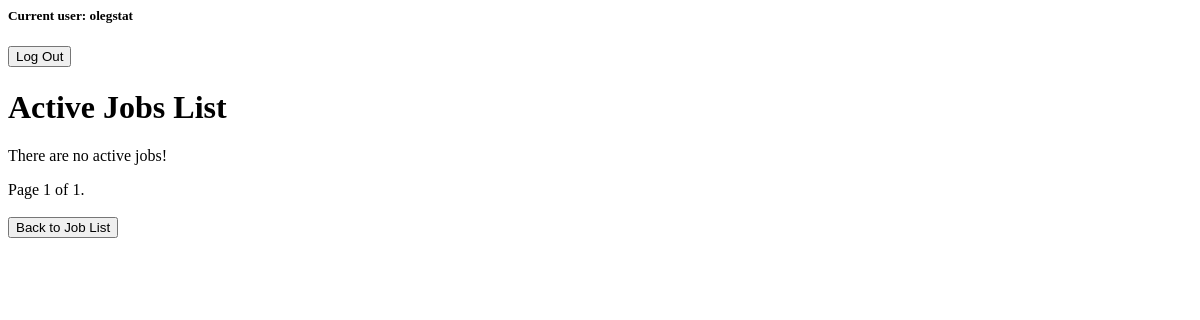
Before: /active-jobs/ (signed in) with the older database file.
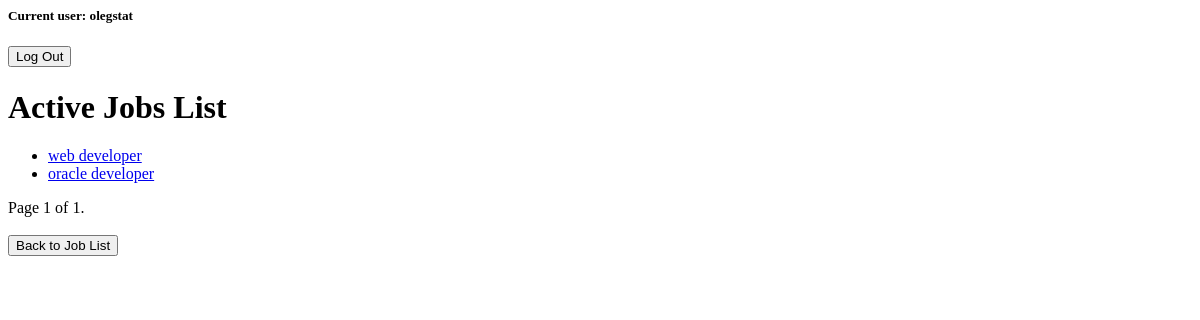
After: the same page with the newer database file.
### job_list/models.py (models this page shows, shortened)
class JobPost(models.Model):
    title = models.CharField(max_length=255)
    job_description = models.TextField()
    date = models.DateField(auto_now=True)
    due_date = models.DateField(auto_now=False)

### job_list/views.py (the view)
# urls.py: path('active-jobs/', views.active_jobs, name='active-jobs'),
def active_jobs(request):
    active_job_list = JobPost.objects.filter(due_date__gte = datetime.now())
    paginator = Paginator(active_job_list, 4)
    page = request.GET.get('page')
    active_jobs = paginator.get_page(page)
    return render(request, 'active_jobs.html', {'active_jobs': active_jobs})

### job_list/templates/active_jobs.html (shortened to what this page needs)
{% if user.username %}
    <h5>Current user: {{ user.username }}</h5>
    <button onclick="window.location.href='{% url "logout" %}'">Log Out</button>
    <h1>Active Jobs List</h1>
    {% if active_jobs %}
        <ul>
            {% for job in active_jobs %}
                <li>
                    <a href="{% url 'job-detail' job.id %}">{{job.title}}</a>
                </li>
            {% endfor %}
        </ul>
    {% else %}
        <p>There are no active jobs!</p>
    {% endif %}
    <div class="pagination">
        <span class="step-links">
        <span class="current">
            Page {{ active_jobs.number }} of {{ active_jobs.paginator.num_pages }}.
        </span>
        </span>
    </div>
    <button onclick="window.location.href = '{% url "job-list" %}'">Back to Job List</button>
{% else %}
    <p>You are not authorised to see this page! Go to <a href="{% url 'login' %}">login</a> page</p>
{% endif %}

Changed rows visible on the page:
added JobPost: title "web developer"
added JobPost: title "oracle developer"
Other visible differences:
text no longer shown: "There are no active jobs!"
